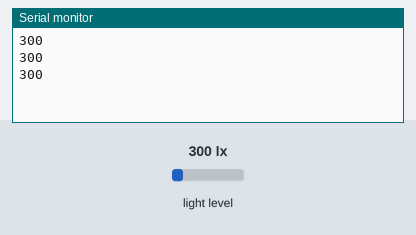
This sketch was run on a simulated Arduino Uno, built with avr-gcc and run on an emulated ATmega328P. On the bench: the last lines printed to the serial monitor. The inputs (shaded band) are chosen by the test bench; at power-on: light level 300 lx.

Above: at 1.3 s.
1.4 s: light level set to 40 lx
At 1.9 s:
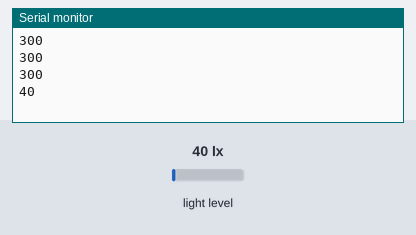
2.9 s: light level set to 500 lx
At 3.4 s:
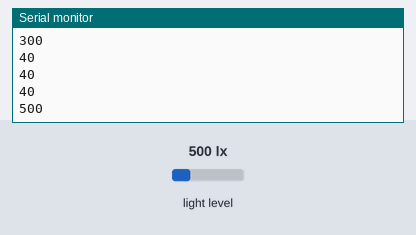
Timing chart, 0 to 5.9 s (numbered marks = the images above; inputs shaded):
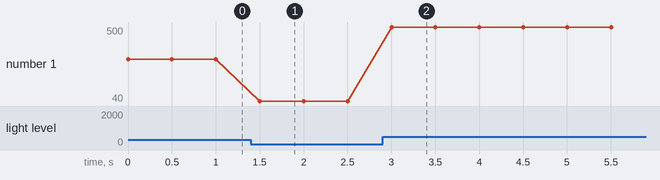

Measured:
- after the input at 1.4 s, the serial monitor: prints a new line after 0.10 s (image 1)
- after the input at 2.9 s, the serial monitor: prints a new line after 0.10 s (image 2)
- plotted number 1: 300 → 40 after the input at 1.4 s, 40 → 500 after the input at 2.9 s

The sketch:

adafruit-tsl2591-simple.ino
```cpp
/* TSL2591 Digital Light Sensor */
/* Dynamic Range: 600M:1 */
/* Maximum Lux: 88K */

#include <Wire.h>
#include <Adafruit_Sensor.h>
#include "Adafruit_TSL2591.h"

// Example for demonstrating the TSL2591 library - public domain!

// connect SCL to I2C Clock
// connect SDA to I2C Data
// connect Vin to 3.3-5V DC
// connect GROUND to common ground

Adafruit_TSL2591 tsl = Adafruit_TSL2591(2591); // pass in a number for the sensor identifier (for your use later)


void setup(void)
{
  Serial.begin(9600);

}

void loop(void)
{
  Serial.println(tsl.getLuminosity(TSL2591_VISIBLE));
  delay(500);
}
```
